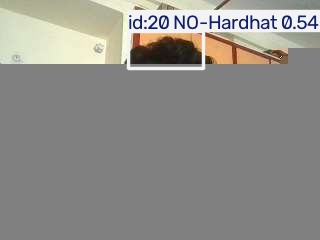
#> input picture construction-safety/data/evidence/CAM-01_20_no_helmet_20260927T104528_736831Z.jpg, 320 x 240 px
$ python -i preprocessor.py   (imports and definitions only)
#> lines starting #> are read from the running program, lines starting #| are printed output that depends on the picture
#> further down, picture is the input picture: shape (240, 320, 3); mean B, G, R 137.9, 142.4, 144
"""Lightweight frame preprocessing for CPU-bound inference.

All operations are chosen to cost < 5 ms on a typical VGA frame so they
never become a bottleneck on the Ryzen 5 5625U.
"""
from __future__ import annotations

import cv2
import numpy as np

# CLAHE (Contrast Limited Adaptive Histogram Equalisation) improves
# detection in shadows, backlighting, and low-light construction sites.
_clahe = cv2.createCLAHE(clipLimit=2.0, tileGridSize=(8, 8))


def preprocess(
    frame: np.ndarray,
    *,
    enhance_contrast: bool = True,
    denoise: bool = False,
) -> np.ndarray:
    """Return a preprocessed copy of *frame*.

    Parameters
    ----------
    enhance_contrast:
        Apply CLAHE to the luminance channel.  Helps YOLO see PPE in
        difficult lighting without changing colour information.
    denoise:
        Light Gaussian blur to soften heavy JPEG compression artefacts
        from the ESP32-CAM.  Disabled by default because it slightly
        softens edges that YOLO relies on.
    """
#> called with enhance_contrast = True, denoise = False
    result = frame

    if enhance_contrast:
        lab = cv2.cvtColor(result, cv2.COLOR_BGR2LAB)
#> lab: shape (240, 320, 3); mean of channels 0, 1, 2 150.4, 128, 130.5
        lab[:, :, 0] = _clahe.apply(lab[:, :, 0])
#> lab: shape (240, 320, 3); mean of channels 0, 1, 2 154.1, 128, 130.5
        result = cv2.cvtColor(lab, cv2.COLOR_LAB2BGR)
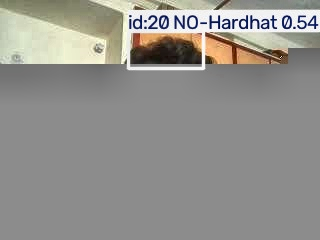
#> result: shape (240, 320, 3); mean B, G, R 141.6, 146.1, 147.5

    if denoise:
        result = cv2.GaussianBlur(result, (3, 3), 0)

    return result

>>> import cv2
>>> picture = cv2.imread('../../data/evidence/CAM-01_20_no_helmet_20260927T104528_736831Z.jpg')
>>> result = preprocess(picture)

$ run again, on construction-safety/data/evidence/CAM-01_20_no_helmet_20260927T104600_718886Z.jpg
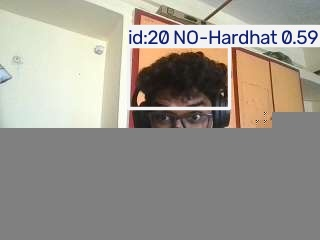
#> input picture construction-safety/data/evidence/CAM-01_20_no_helmet_20260927T104600_718886Z.jpg, 320 x 240 px
#> picture is the input picture: shape (240, 320, 3); mean B, G, R 143.3, 151.8, 156.3
#> in preprocess, `result = cv2.cvtColor(lab, cv2.COLOR_LAB2BGR)`:
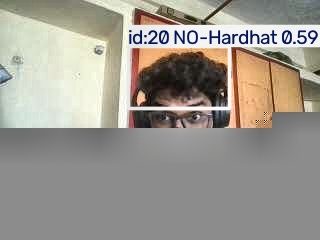
#> result: shape (240, 320, 3); mean B, G, R 143.9, 152.4, 156.8

$ run again, on construction-safety/data/evidence/CAM-01_24_no_helmet_20260927T093320_627729Z.jpg
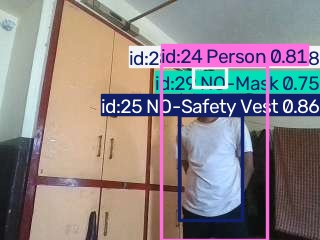
#> input picture construction-safety/data/evidence/CAM-01_24_no_helmet_20260927T093320_627729Z.jpg, 320 x 240 px
#> picture is the input picture: shape (240, 320, 3); mean B, G, R 134.8, 132, 139.7
#> in preprocess, `result = cv2.cvtColor(lab, cv2.COLOR_LAB2BGR)`:
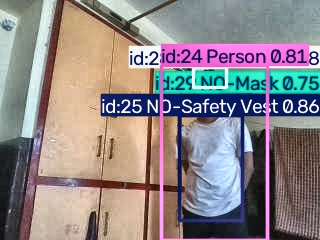
#> result: shape (240, 320, 3); mean B, G, R 136.4, 133.8, 141.5

$ run again, on construction-safety/data/evidence/CAM-01_24_no_helmet_20260927T093350_988497Z.jpg
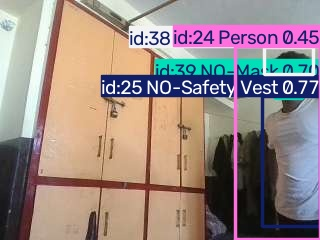
#> input picture construction-safety/data/evidence/CAM-01_24_no_helmet_20260927T093350_988497Z.jpg, 320 x 240 px
#> picture is the input picture: shape (240, 320, 3); mean B, G, R 132.6, 136.3, 151.9
#> in preprocess, `result = cv2.cvtColor(lab, cv2.COLOR_LAB2BGR)`:
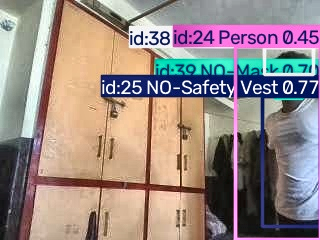
#> result: shape (240, 320, 3); mean B, G, R 133.4, 137.2, 152.8
